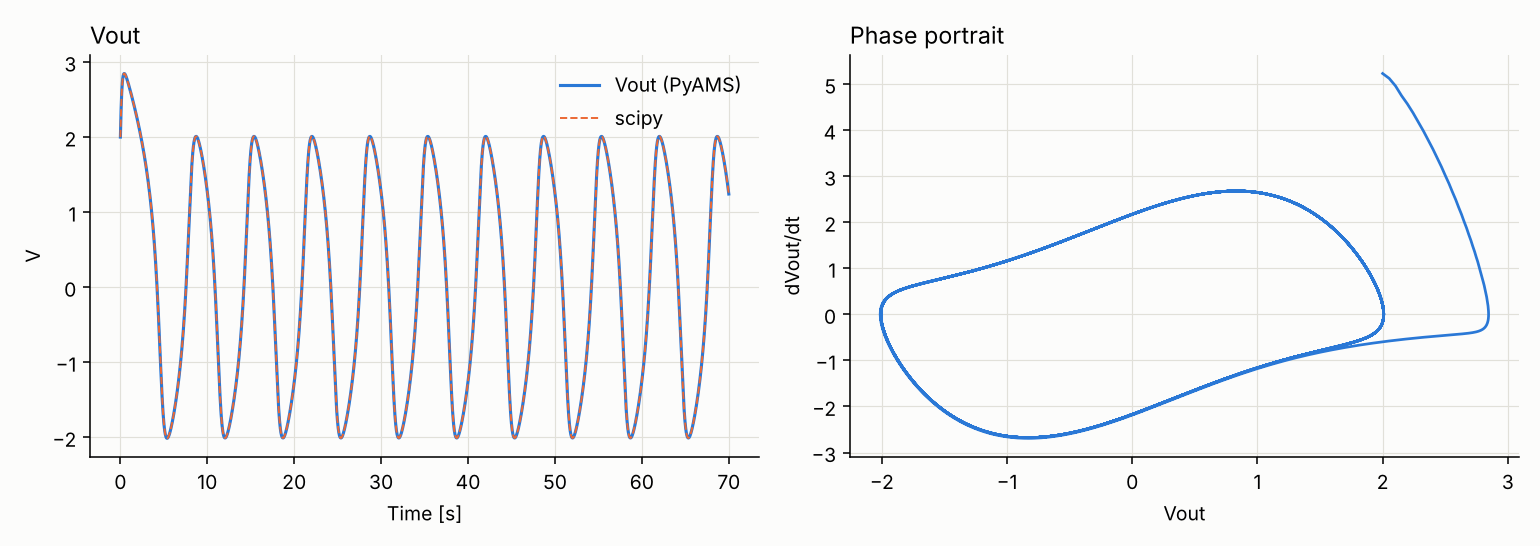

The script that saved this image:
# Van der Pol oscillator:  C v'' + Mu (v^2 - 1) v' + v/L = 0
#   R1 nonlinear resistance, C1 (Ic = 2 V), L1 (Ic = -6 A) in parallel on node Vout
import numpy as np
import matplotlib; matplotlib.use("Agg")
import matplotlib.pyplot as plt
from scipy.integrate import solve_ivp
from pyams.lib import circuit
from pyams.models import NonlinearResistance, CapacitorIc, InductorIc

R1 = NonlinearResistance("Vout", "0"); R1.setParams("Mu=1")
C1 = CapacitorIc("Vout", "0");          C1.setParams("C=1 Ic=2")
L1 = InductorIc("Vout", "0");           L1.setParams("L=1 Ic=-6")

cir = circuit()
cir.addElements({"R1": R1, "C1": C1, "L1": L1})
cir.setOutPuts("Vout")
cir.analysis(mode="tran", start=0, stop=70, step=0.01, adaptive=True, max_step=0.02, order=2)
res = cir.run()
t, v = np.array(res["time"]), np.array(res["Vout"])

# reference: same equations integrated by scipy
mu, C, L = 1.0, 1.0, 1.0
f = lambda t, y: [(-y[1] - mu * (y[0]**3 / 3 - y[0])) / C, y[0] / L]
ref = solve_ivp(f, (0, 70), [2.0, -6.0], rtol=1e-10, atol=1e-12, t_eval=t)
print("V(0) = %.4f V" % v[0])
print("max |v_sim - v_scipy| = %.2e V" % np.max(np.abs(v - ref.y[0])))
m = t > 20
print("limit cycle: peak %.3f / %.3f V" % (v[m].max(), v[m].min()))
up = t[1:][(v[:-1] < 0) & (v[1:] >= 0)]
print("period = %.3f s (Van der Pol mu=1: 6.663 s)" % np.diff(up[-5:]).mean())

dv = np.gradient(v, t)
fig, ax = plt.subplots(1, 2, figsize=(11, 3.9), facecolor="#fcfcfb")
ax[0].plot(t, v, color="#2a78d6", lw=1.6, label="Vout (PyAMS)"); ax[0].plot(ref.t, ref.y[0], "--", color="#eb6834", lw=1, label="scipy")
ax[0].set_xlabel("Time [s]"); ax[0].set_ylabel("V"); ax[0].legend(frameon=False); ax[0].set_title("Vout", loc="left")
ax[1].plot(v, dv, color="#2a78d6", lw=1.4); ax[1].set_xlabel("Vout"); ax[1].set_ylabel("dVout/dt"); ax[1].set_title("Phase portrait", loc="left")
for a in ax:
    a.set_facecolor("#fcfcfb"); a.grid(color="#e1e0d9", lw=.6)
    for s in ("top", "right"): a.spines[s].set_visible(False)
plt.tight_layout(); plt.savefig("van_der_pol.png", dpi=140)
